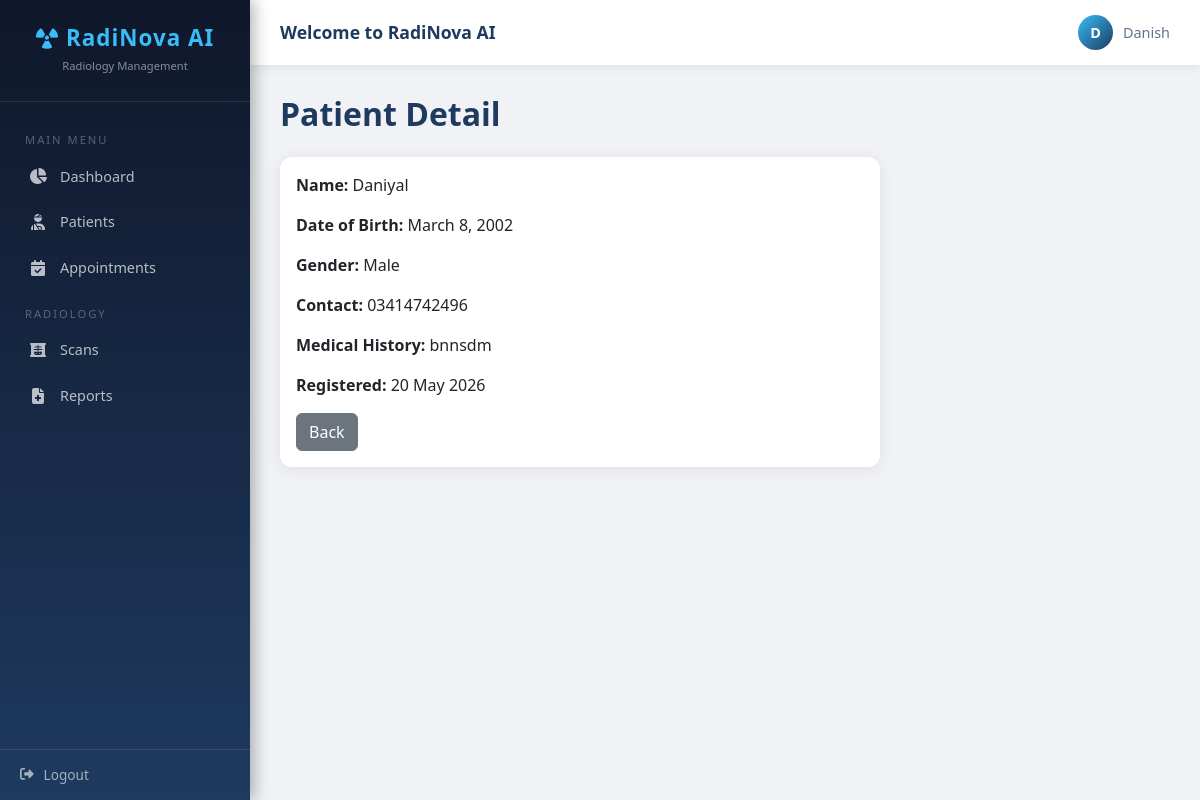
The page /patients/4/ on the database its author committed.
### patients/models.py (models this page shows, shortened)
class Patient(models.Model):
    GENDER_CHOICES = [
        ('Male', 'Male'),
        ('Female', 'Female'),
        ('Other', 'Other'),
    ]
    full_name = models.CharField(max_length=200)
    date_of_birth = models.DateField()
    gender = models.CharField(max_length=10, choices=GENDER_CHOICES)
    contact_number = models.CharField(max_length=20)
    medical_history = models.TextField(blank=True)
    created_at = models.DateTimeField(auto_now_add=True)

### patients/views.py (the view)
# urls.py: path('<int:pk>/', views.patient_detail, name='patient_detail'),
def patient_detail(request, pk):
    patient = get_object_or_404(Patient, pk=pk)
    return render(request, 'patient_detail.html', {'patient': patient})

### templates/patient_detail.html
{% extends 'base.html' %}
{% block content %}
<h2 class="mb-4">Patient Detail</h2>
<div class="card" style="max-width:600px">
<div class="card-body">
<p><strong>Name:</strong> {{ patient.full_name }}</p>
<p><strong>Date of Birth:</strong> {{ patient.date_of_birth }}</p>
<p><strong>Gender:</strong> {{ patient.gender }}</p>
<p><strong>Contact:</strong> {{ patient.contact_number }}</p>
<p><strong>Medical History:</strong> {{ patient.medical_history }}</p>
<p><strong>Registered:</strong> {{ patient.created_at|date:"d M Y" }}</p>
<a href="/patients/" class="btn btn-secondary">Back</a>
</div>
</div>
{% endblock %}

### templates/base.html (style rules this page uses)
* { margin: 0; padding: 0; box-sizing: border-box; }
body { font-family: 'Segoe UI', sans-serif; background: #f0f2f5; }
.card { border: none; border-radius: 12px; box-shadow: 0 2px 15px rgba(0,0,0,0.08); margin-bottom: 20px; }
h2 { color: #1e3a5f; font-weight: 700; }

### rows shown on the page
Patient: full_name "Daniyal", date_of_birth "March 8, 2002", gender "Male", contact_number "03414742496", medical_history "bnnsdm", created_at "20 May 2026"
